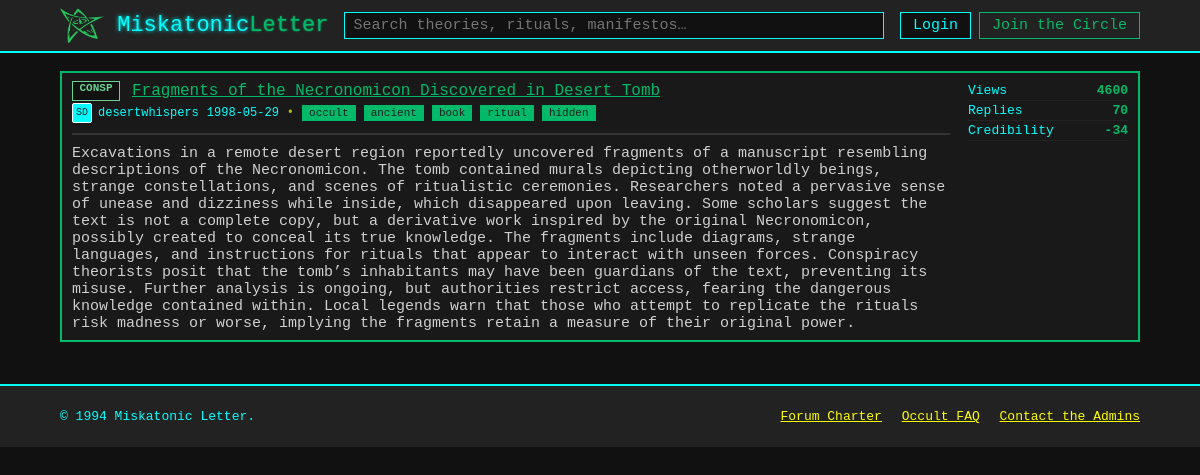
Page /Posts/1 on the committed database.
### db.py (models this page shows)
class Badges(Base):
    __tablename__    = "Badges"
    badge_id         = Column(Integer,primary_key=True)
    badge_title      = Column(String)
    badge_lable      = Column(String)

class Posts(Base):
    __tablename__    = "Posts"
    post_id          = Column(Integer,primary_key=True,index=True)
    post_title       = Column(String,nullable=False)
    post_exerpt      = Column(String)
    author_id        = Column(Integer,ForeignKey("Users.user_id"),nullable=False)
    post_date        = Column(Date)
    post_views       = Column(Integer,default=0)
    post_replies     = Column(Integer,default=0)
    post_credibility = Column(Integer,default=0)
    post_content     = Column(Text)
    badge_id         = Column(Integer,ForeignKey("Badges.badge_id"))

class Users(Base):
    __tablename__    = "Users"
    user_id          = Column(Integer,primary_key=True,index=True)
    user_avatar      = Column(String(2))
    user_name        = Column(String)

class Tags(Base):
    __tablename__    = "Tags"
    tag_id           = Column(Integer,primary_key=True,index=True)
    tag_lable        = Column(String)

### posts.py (the view)
@router.get("/Posts/{id}", response_class=HTMLResponse)
async def get_post(request: Request, id: str,db:Session = Depends(get_db)):
    post = db.query(Posts).filter(Posts.post_id==id).first()
    serialized_post = serialize_post(post,db)
    return templates.TemplateResponse(
        "post.html",
        {
            "request": request,
            "post": serialized_post,
        }
    )

### templates/post.html (shortened to what this page needs)
<!doctype html>
<html lang="en">
<head>
	<link rel="stylesheet" href="{{ url_for('static', path='styles.css') }}" />
</head>
<body>
	<header class="topbar">
		<div class="container topbar__inner">
			<a class="brand" href="{{ url_for('get_posts') }}">
				<img src="{{ url_for('static', path='imgs/elder-sign.png') }}" alt="" class="brand__logo" aria-hidden="true">
				<span class="brand__name">Miskatonic<span class="accent">Letter</span></span>
			</a>
			<form class="search" action="#" method="get" role="search">
				<input class="search__input" type="search" name="q" placeholder="Search theories, rituals, manifestos…" aria-label="Search" />
			</form>
			<nav class="usernav" aria-label="User">
				<a class="btn btn--ghost" href="#">Login</a>
				<a class="btn btn--primary" href="#">Join the Circle</a>
			</nav>
		</div>
	</header>
	<main class="container layout">
		<section class="content" style="width:100%">
			<div id="post-content">
				{% if post %}
					<article class="thread card" role="article">
					<div class="thread__main">
						<div class="thread__row">
						<span class="badge badge--{{ post.badge.label }}" title="{{ post.badge.title }}">{{ post.badge.label }}</span>
						<span class="thread__title">{{ post.title }}</span>
						</div>
						<div class="thread__meta">
						<span class="author">
							<span class="avatar" aria-hidden="true">{{ post.author.avatar }}</span>
							<span class="author__name">{{ post.author.name }}</span>
						</span>
						<time datetime="{{ post.date }}">{{ post.date }}</time>
						<span class="dot" aria-hidden="true">•</span>
						{% for tag in post.tags %}
							<a href="#" class="tag">{{ tag }}</a>
						{% endfor %}
						</div>
						<hr style="border:1px solid #333;margin:10px 0;">
						<div class="thread__content" style="margin-top:10px;">
						{{ post.content }}
						</div>
					</div>
					<ul class="thread__stats">
						<li><span class="stat__label">Views</span><strong>{{ post.stats.views }}</strong></li>
						<li><span class="stat__label">Replies</span><strong>{{ post.stats.replies }}</strong></li>
						<li><span class="stat__label">Credibility</span><strong>{{ post.stats.credibility }}</strong></li>
					</ul>
					</article>
				{% else %}
					<p>Post not found.</p>
				{% endif %}
				</div>
		</section>
	</main>
	<footer class="footer">
		<div class="container footer__inner">
			<p>© 1994 Miskatonic Letter.</p>
			<nav class="footer__links">
				<a href="#">Forum Charter</a>
				<a href="#">Occult FAQ</a>
				<a href="#">Contact the Admins</a>
			</nav>
		</div>
	</footer>
</body>
</html>

### static/styles.css (style rules this page uses)
body { background: #111; color: #cfcfcf; font-family: 'Courier New', Courier, monospace; font-size: 15px; margin: 0; }
.container { width: 90%; margin: 0 auto; }
.topbar { background: #222; color: #0ff; border-bottom: 2px solid #0ff; padding: 8px 0; }
.topbar__inner { display: flex; align-items: center; justify-content: space-between; }
.brand { font-size: 22px; font-family: 'Courier New', Courier, monospace; color: #0ff; text-shadow: 0 0 4px #0ff; text-decoration: none; }
.accent { color: rgb(0, 185, 105); text-shadow: 0 0 2px rgb(0, 185, 105); }
.search { flex: 1; margin: 0 16px; }
.search__input { width: 100%; padding: 4px 8px; font-family: 'Courier New', Courier, monospace; font-size: 15px; background: #111; color: #0ff; border: 1px solid #0ff; }
.usernav { display: flex; gap: 8px; }
.btn { background: #111; color: #0ff; border: 1px solid #0ff; padding: 4px 12px; font-family: 'Courier New', Courier, monospace; font-size: 15px; text-decoration: none; cursor: pointer; }
.btn--primary { background: #222; color: rgb(0, 185, 105); border: 1px solid rgb(0, 185, 105); }
.layout { display: flex; gap: 24px; margin-top: 18px; }
.content { flex: 1; }
.card { background: #191919; border: 2px solid #0ff; margin-bottom: 18px; padding: 8px 10px; }
.tag { background: #222; color: #0ff; border: 1px solid #0ff; font-size: 12px; padding: 2px 8px; font-family: 'Courier New', Courier, monospace; text-decoration: none; }
.thread { background: #191919; border: 2px solid rgb(0, 185, 105); padding: 8px 10px; display: flex; justify-content: space-between; }
.thread__main { flex: 1; }
.thread__row { display: flex; align-items: center; gap: 8px; margin-bottom: 2px; }
.thread__title { color: rgb(0, 185, 105); font-family: 'Courier New', Courier, monospace; font-size: 16px; text-decoration: underline; }
.thread__meta { display: flex; align-items: center; gap: 8px; color: #0ff; font-size: 12px; }
.thread .tag { background: rgb(0, 185, 105); color: #222; border: 1px solid rgb(0, 185, 105); font-size: 11px; padding: 1px 6px; }
.author { display: flex; align-items: center; gap: 6px; }
.avatar { display: inline-block; width: 18px; height: 18px; background: #0ff; color: #222; font-size: 10px; font-family: 'Courier New', Courier, monospace; text-align: center; border: 1px solid #fff; border-radius: 2px; line-height: 18px; }
.thread__stats { list-style: none; margin: 0; padding: 0 0 0 18px; min-width: 160px; }
.thread__stats li { color: rgb(0, 185, 105); font-family: 'Courier New', Courier, monospace; font-size: 13px; border-bottom: 1px solid #222; padding: 2px 0; display: flex; justify-content: space-between; }
.stat__label { color: #0ff; }
.brand__logo { width: 2em; display: inline-block; vertical-align: middle; }
.badge { display: inline-block; min-width: 34px; height: 18px; padding: 0 6px; border: 1px solid #ff0; background: #222; color: #ff0; font-size: 11px; font-family: 'Courier New', Courier, monospace; font-weight: bold; text-align: center; margin-right: 4px; }
.badge--CONSP { background: #111; color: #68d391; border-color: #68d391; }
.footer { background: #222; color: #0ff; border-top: 2px solid #0ff; margin-top: 24px; padding: 10px 0; }
.footer__inner { display: flex; align-items: center; justify-content: space-between; font-size: 13px; }
.footer__links a { color: #ff0; text-decoration: underline; margin-left: 12px; font-family: 'Courier New', Courier, monospace; }
.dot { opacity: .7; color: #ff0; }
time { color: #0ff; font-family: 'Courier New', Courier, monospace; }

### rows in the picture
Badges: badge.label "CONSP"
Posts: title "Fragments of the Necronomicon Discovered in Desert Tomb", date "1998-05-29", content "Excavations in a remote desert region reportedly uncovered fragments of a manuscript resembling descriptions of the Necronomicon. The tomb contained murals depicting otherworldly beings, strange constellations, and scenes of ritualistic ceremonies. Researchers noted a pervasive sense of unease and dizziness while inside, which disappeared upon leaving. Some scholars suggest the text is not a complete copy, but a derivative work inspired by the original Necronomicon, possibly created to conceal its true knowledge. The fragments include diagrams, strange languages, and instructions for rituals that appear to interact with unseen forces. Conspiracy theorists posit that the tomb’s inhabitants…", stats.views "4600", stats.credibility "-34"
Users: author.avatar "SD", author.name "desertwhispers"
Tags: tag_lable "occult"
Tags: tag_lable "ancient"
Tags: tag_lable "book"
Tags: tag_lable "ritual"
Tags: tag_lable "hidden"

### other values in the picture
{{ post.stats.replies }} "70"
